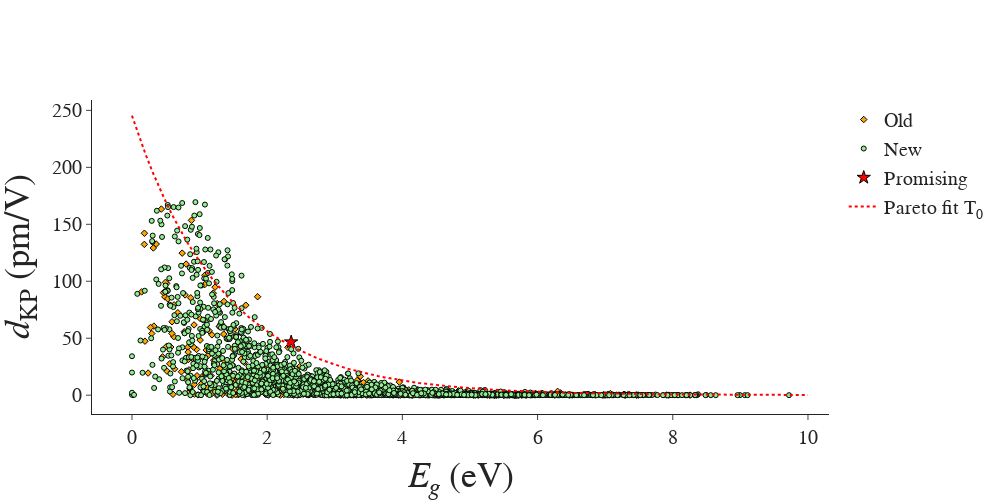

The notebook cell this image was saved under:
### Code cell
# dKP-Eg-(ns)-KDE with log-lin inset

# ==============================================================================================================================
fig = make_subplots(rows=1, cols=1)

# ROW 1 COL 1 =================================================================================================================

# Starting training set T_0
str_origin_nac = "Naccarato"
df_tmp = df_full[df_full["origin"] == str_origin_nac].drop(
    idx_promising_compounds, axis=0, errors="ignore"
)
fig.add_trace(
    go.Scatter(
        x=df_tmp["src_bandgap"],
        y=df_tmp["dKP"],
        mode="markers",
        marker=dict(
            color="orange",
            #    colorscale = ['lightgray','orange','aqua','lightgreen','white','pink'],
            symbol="diamond",
            size=5,
            showscale=False,
            line=dict(width=1, color="black"),
        ),
        showlegend=True,
        name="Old",
        text=[mpid for mpid in df_tmp.index.values],
    )
)

# Final new data (LDA)
str_origin_nac = "Naccarato"
df_tmp = df_full[df_full["origin"] != str_origin_nac].drop(
    idx_promising_compounds, axis=0, errors="ignore"
)
fig.add_trace(
    go.Scatter(
        x=df_tmp["src_bandgap"],
        y=df_tmp["dKP"],
        mode="markers",
        marker=dict(
            symbol="circle",
            size=5,
            color="lightgreen",
            showscale=False,
            line=dict(width=1, color="black"),
        ),
        showlegend=True,
        name="New",
        text=[mpid for mpid in df_tmp.index.values],
    )
)

# Interesting compounds
df_tmp = df_full.filter(idx_promising_compounds, axis=0)
fig.add_trace(
    go.Scatter(
        x=df_tmp["src_bandgap"],
        y=df_tmp["dKP"],
        mode="markers",
        marker=dict(
            symbol="star",
            size=10,
            color="red",
            showscale=False,
            line=dict(width=1, color="black"),
        ),
        showlegend=True,
        name="Promising",
        text=[mpid for mpid in df_tmp.index.values],
    )
)

# Fit Pareto T_0
fig.add_trace(
    go.Scatter(
        x=range_gap,
        y=fit_pareto_t0,
        mode="lines",
        line=dict(color="red", dash="dot"),
        showlegend=True,
        name="Pareto fit T<sub>0</sub>",
    )
)


# AXES
fig.update_xaxes(
    title="<i>E<sub>g</sub></i> (eV)",
    title_font_size=36,
    #   range = [-0.1, 8.4],
    row=1,
    col=1,
)
fig.update_yaxes(title="<i>d</i><sub>KP</sub> (pm/V)", title_font_size=36)


fig.update_layout(
    font={"family": "Arial", "size": 20},
)


fig.update_xaxes(
    showspikes=True,
    spikecolor="gray",
    spikethickness=2,
    spikesnap="cursor",
    spikemode="across",
)
fig.update_yaxes(
    showspikes=True,
    spikecolor="gray",
    spikethickness=2,
    spikesnap="cursor",
    spikemode="across",
)
fig.update_layout(hoverdistance=5)

# THEME OF GRAPH
fig.update_layout(template="simple_white")

fig.update_layout(width=1000, height=500)

fig.show()

# name_fig = "dKP-Eg_KDE_all_res_filtout"
# if not Path(f'figures/pdf/{name_fig}.pdf').exists():
#     fig.write_image(f'../figures/pdf/{name_fig}.pdf')
#     fig.write_image(f'../figures/svg/{name_fig}.svg')
#     fig.write_image(f'../figures/png/{name_fig}.png', scale=10)
#     fig.write_html(f'../figures/html/{name_fig}.html')

### Figure 1 — Plotly figure (JSON) as saved in the notebook; plotly's stock layout.template omitted (floating-point values rounded to 4 significant figures; data arrays with more than 128 entries replaced by an {"elided": "..."} marker saying what was removed)
{"data": [{"marker": {"color": "orange", "line": {"color": "black", "width": 1}, "showscale": false, "size": 5, "symbol": "diamond"}, "mode": "markers", "name": "Old", "showlegend": true, "text": {"elided": "552 str values"}, "type": "scatter", "x": {"elided": "552 float values"}, "y": {"elided": "552 float values"}}, {"marker": {"color": "lightgreen", "line": {"color": "black", "width": 1}, "showscale": false, "size": 5, "symbol": "circle"}, "mode": "markers", "name": "New", "showlegend": true, "text": {"elided": "2140 str values"}, "type": "scatter", "x": {"elided": "2140 float values"}, "y": {"elided": "2140 float values"}}, {"marker": {"color": "red", "line": {"color": "black", "width": 1}, "showscale": false, "size": 10, "symbol": "star"}, "mode": "markers", "name": "Promising", "showlegend": true, "text": ["mp-27529"], "type": "scatter", "x": [2.355], "y": [46.65]}, {"line": {"color": "red", "dash": "dot"}, "mode": "lines", "name": "Pareto fit T<sub>0</sub>", "showlegend": true, "type": "scatter", "x": [0, 0.101, 0.202, 0.303, 0.404, 0.5051, 0.6061, 0.7071, 0.8081, 0.9091, 1.01, 1.111, 1.212, 1.313, 1.414, 1.515, 1.616, 1.717, 1.818, 1.919, 2.02, 2.121, 2.222, 2.323, 2.424, 2.525, 2.626, 2.727, 2.828, 2.929, 3.03, 3.131, 3.232, 3.333, 3.434, 3.535, 3.636, 3.737, 3.838, 3.939, 4.04, 4.141, 4.242, 4.343, 4.444, 4.545, 4.646, 4.747, 4.848, 4.949, 5.051, 5.152, 5.253, 5.354, 5.455, 5.556, 5.657, 5.758, 5.859, 5.96, 6.061, 6.162, 6.263, 6.364, 6.465, 6.566, 6.667, 6.768, 6.869, 6.97, 7.071, 7.172, 7.273, 7.374, 7.475, 7.576, 7.677, 7.778, 7.879, 7.98, 8.081, 8.182, 8.283, 8.384, 8.485, 8.586, 8.687, 8.788, 8.889, 8.99, 9.091, 9.192, 9.293, 9.394, 9.495, 9.596, 9.697, 9.798, 9.899, 10], "y": [245.3, 227.7, 211.4, 196.2, 182.1, 169.0, 156.9, 145.6, 135.2, 125.5, 116.5, 108.1, 100.3, 93.14, 86.45, 80.25, 74.48, 69.14, 64.17, 59.57, 55.29, 51.32, 47.64, 44.22, 41.04, 38.09, 35.36, 32.82, 30.46, 28.28, 26.25, 24.36, 22.61, 20.99, 19.48, 18.08, 16.79, 15.58, 14.46, 13.42, 12.46, 11.57, 10.74, 9.964, 9.249, 8.585, 7.969, 7.397, 6.866, 6.373, 5.915, 5.49, 5.096, 4.73, 4.391, 4.075, 3.783, 3.511, 3.259, 3.025, 2.808, 2.606, 2.419, 2.246, 2.084, 1.935, 1.796, 1.667, 1.547, 1.436, 1.333, 1.237, 1.148, 1.066, 0.9895, 0.9185, 0.8525, 0.7913, 0.7345, 0.6818, 0.6328, 0.5874, 0.5452, 0.5061, 0.4697, 0.436, 0.4047, 0.3757, 0.3487, 0.3236, 0.3004, 0.2788, 0.2588, 0.2402, 0.223, 0.207, 0.1921, 0.1783, 0.1655, 0.1536]}], "layout": {"font": {"family": "Arial", "size": 20}, "height": 500, "hoverdistance": 5, "width": 1000, "xaxis": {"anchor": "y", "domain": [0, 1], "showspikes": true, "spikecolor": "gray", "spikemode": "across", "spikesnap": "cursor", "spikethickness": 2, "title": {"font": {"size": 36}, "text": "<i>E<sub>g</sub></i> (eV)"}}, "yaxis": {"anchor": "x", "domain": [0, 1], "showspikes": true, "spikecolor": "gray", "spikemode": "across", "spikesnap": "cursor", "spikethickness": 2, "title": {"font": {"size": 36}, "text": "<i>d</i><sub>KP</sub> (pm/V)"}}}}
